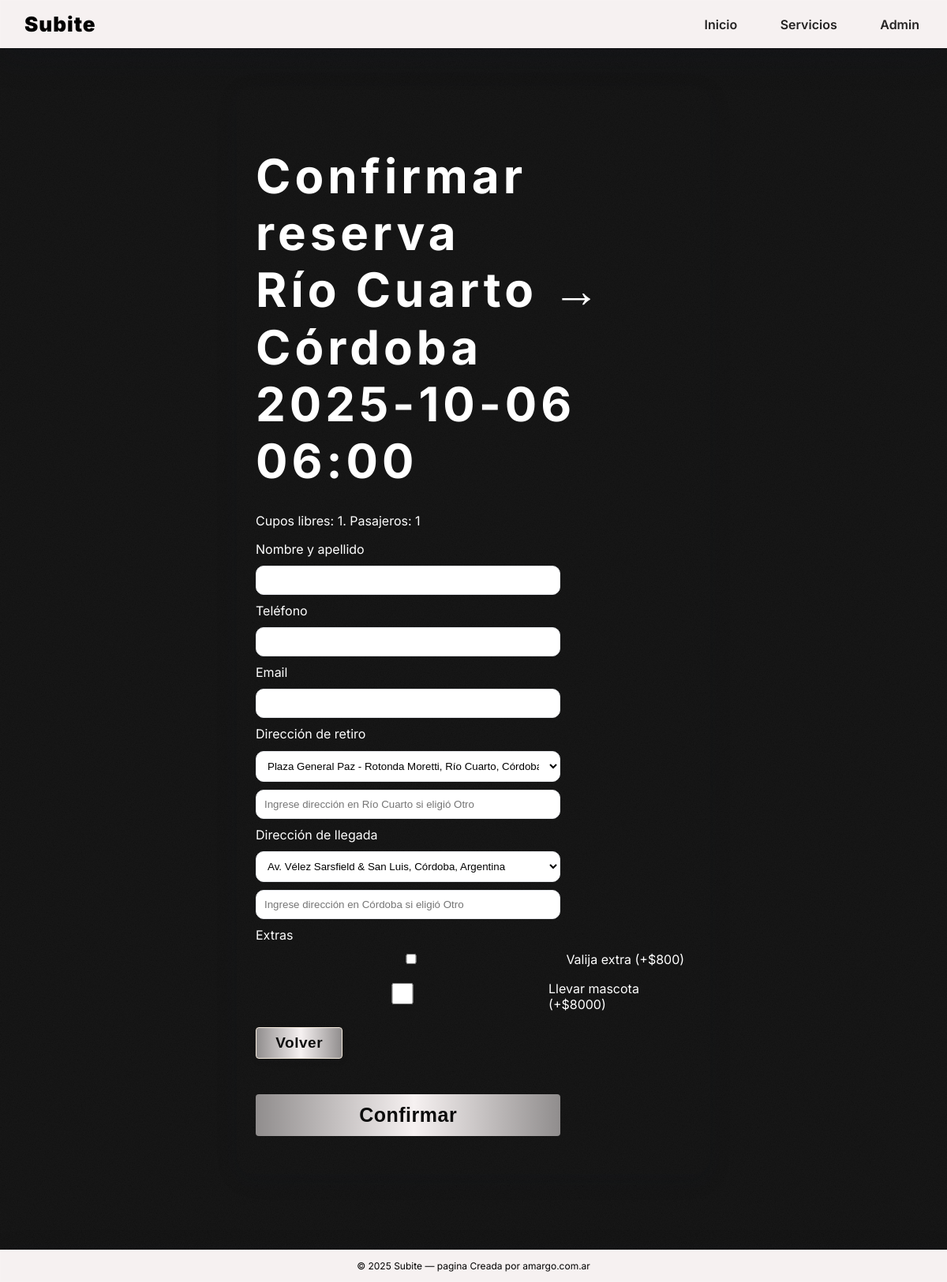
Screenshot of /shared/book/274 with the database file from the repository.
### app.py (models this page shows)
class TripSchedule(db.Model):
    id = db.Column(db.Integer, primary_key=True)
    route = db.Column(db.String(32), nullable=False)  # 'RC-CBA' or 'CBA-RC'
    date = db.Column(db.Date, nullable=False)
    time = db.Column(db.String(5), nullable=False)  # 'HH:MM'
    capacity = db.Column(db.Integer, nullable=False, default=CAPACITY_PER_TRIP)

class PriceConfig(db.Model):
    key = db.Column(db.String(64), primary_key=True)
    value = db.Column(db.Float, nullable=False)

### app.py (the view, shortened to what this page needs)
@app.route('/shared/book/<int:schedule_id>', methods=['GET', 'POST'])
def shared_book(schedule_id):
    sch = TripSchedule.query.get_or_404(schedule_id)
    if sch.date == date.today():
        if sch.time < now_hhmm():
            flash('Ese horario ya pasó y no puede reservarse.', 'error')
            return redirect(url_for('shared'))
    passengers = int(request.args.get('p', 1))
    taken = booked_seats(schedule_id)
    free = sch.capacity - taken
    if passengers > free:
        flash('Ese horario ya no tiene cupo suficiente.', 'error')
        return redirect(url_for('shared'))
    if sch.route == 'RC-CBA':
        llegada_options = DESTINOS_CORDOBA_CAPITAL
        retiro_options = DESTINOS_RIO_CUARTO
        llegada_ciudad = "Córdoba"
    else:
        llegada_options = DESTINOS_RIO_CUARTO
        retiro_options = DESTINOS_CORDOBA_CAPITAL
        llegada_ciudad = "Río Cuarto"
    tomorrow = date.today() + dtime(days=1)
    return render_template('shared_book.html', sch=sch, passengers=passengers, free=free,
                           llegada_options=llegada_options, retiro_options=retiro_options,
                           tomorrow=tomorrow, config_price = price('EXTRA_LUGGAGE'),
                           config_pet = price('PET'))

### app.py (called while the page is built)
def price(key, default=0.0):
    pc = PriceConfig.query.get(key)
    return pc.value if pc else default

def booked_seats(schedule_id):
    total = db.session.query(db.func.sum(SharedBooking.passengers)).filter(SharedBooking.schedule_id == schedule_id).scalar()
    return int(total or 0)

### templates/shared_book.html (shortened to what this page needs)
{% extends "base.html" %}
{% block content %}
<div class="card card-50">
  <h2>Confirmar reserva <br>{{ 'Río Cuarto → Córdoba' if sch.route=='RC-CBA' else 'Córdoba → Río Cuarto' }} <br> {{ sch.date }} {{ sch.time }}</h2>
  <p>Cupos libres: {{ free }}. Pasajeros: {{ passengers }}</p>
  <form method="post">
    <label>Nombre y apellido</label>
    <input name="name" required>
    <label>Teléfono</label>
    <input name="phone" required>
    <label>Email</label>
    <input name="email" type="email">
    <label>Dirección de retiro</label>
    <select id="pickup_select" name="pickup_address" required>
      {% for addr in retiro_options %}
      <option value="{{ addr }}">{{ addr }}</option>
      {% endfor %}
    </select>
    <input id="pickup_custom" name="pickup_address_custom" placeholder="Ingrese dirección en {{ 'Río Cuarto' if sch.route=='RC-CBA' else 'Córdoba' }} si eligió Otro" disabled>
    <label>Dirección de llegada</label>
    <select id="final_select" name="final_address_select" required>
      {% for addr in llegada_options %}
      <option value="{{ addr }}">{{ addr }}</option>
      {% endfor %}
    </select>
    <input id="final_custom" name="final_address_custom" placeholder="Ingrese dirección en {{ 'Córdoba' if sch.route=='RC-CBA' else 'Río Cuarto' }} si eligió Otro" disabled>
    <label>Extras</label>
    <div>
      <label><input type="checkbox" name="extra_luggage"> Valija extra (+${{ '%.0f'|format( (config_price or 0) ) }})</label>
      <label><input type="checkbox" name="pet"> Llevar mascota (+${{ '%.0f'|format( (config_pet or 0) ) }})</label>
    </div>
    <div>
      <a href="{{ url_for('shared') }}"><button type="button" class="secondary">Volver</button></a>
      <br>
    </div>
      <div>
      <button type="submit">Confirmar</button>
      <br>
    </div>
  </form>
</div>
{% endblock %}

### static/style.css (style rules this page uses)
:root { --bg:#181818; --fg:#ffffff; --muted:#000000; --brand:#ffffff; --accent:#F5EBDD; --card:#181818; --ok:#16a34a; --warn:#f59e0b; --err:#ef4444; --shadow:0 8px 28px rgba(17,24,39,0.12); --shadow-strong:0 14px 40px rgba(17,24,39,0.18); --border:1px solid rgba(17,24,39,0.08); --nav-bg: #F6F1F1; --nav-border: 1px solid rgba(255,255,255,0.08); --footer-height: 72px; }
* { box-sizing:border-box }
html,body { margin:0;padding:0;background:var(--bg);color:var(--fg);font-family:'Inter';font-weight:400;height:100%; max-width: 100vw; overflow-x: hidden; }
body { display:flex;flex-direction:column;min-height:100vh; }
body.bg-grain { background:var(--bg);position:relative }
body.bg-grain::before { content:"";position:fixed;inset:0;pointer-events:none; opacity:1.045;mix-blend-mode:multiply; }
.card { width:100%;background:transparent; border-radius:20px;padding:28px 24px;box-shadow:var(--shadow);margin:0;transition:opacity .3s ease;position:relative;overflow:hidden;text-align:left; }
.card-50 { width:50vw;margin-inline:auto; }
.card button { margin-top:1em;width: 70%; display: block; font-size:25px;font-weight:600;letter-spacing:.5px;padding:12px 18px;border-radius:4px;border:none;background:linear-gradient(to right, #908D8D 0%, #F6F1F1 52%, #908D8D 100%);color:#0C0C0C;transition:opacity .3s ease; text-decoration: none; }
.card button.secondary { width: 20%; background:linear-gradient(to right, #908D8D 0%, #F6F1F1 52%, #908D8D 100%);color:#0C0C0C;border:1px solid rgba(17,24,39,0.12);box-shadow:0 2px 10px rgba(17,24,39,0.08);text-decoration:none }
a { text-decoration: none; color: inherit; }
button { padding:10px 14px;border-radius:12px;border:1px solid var(--accent);background:linear-gradient(to right, #908D8D 0%, #F6F1F1 52%, #908D8D 100%);color:#0C0C0C;cursor:pointer;transition:opacity .3s ease;text-decoration:none }
.card button.secondary { background:linear-gradient(to right, #908D8D 0%, #F6F1F1 52%, #908D8D 100%);color:#0C0C0C;border:1px solid var(--accent);text-decoration:none; padding: 8px 8px; font-size: 19px; }
label { display:flex; font-family: 'Inter'; margin-bottom: 0.7em;font-size: 1em; }
input,select,textarea { width:70%;padding:10px;border-radius:10px;border:1.5px solid #e5e7eb;background:white;margin-bottom:10px }
h2 { font-family: 'Inter';font-weight: 700; font-size: 60px; margin-bottom: .5em; letter-spacing: 5px; }

### rows the page displays
TripSchedule: route "Río Cuarto → Córdoba", date "2025-10-06", time "06:00", pickup_address_custom "Ingrese dirección en Río Cuarto si eligió Otro", final_address_custom "Ingrese dirección en Córdoba si eligió Otro"
PriceConfig: value "800"
PriceConfig: value "8000"

### other values shown
{{ free }} "1"
{{ passengers }} "1"
{{ 2025 }} "2025"
form field pickup_address "Plaza General Paz - Rotonda Moretti, Río Cuarto, Córdoba, Argentina"
form field final_address_select "Av. Vélez Sarsfield & San Luis, Córdoba, Argentina"
